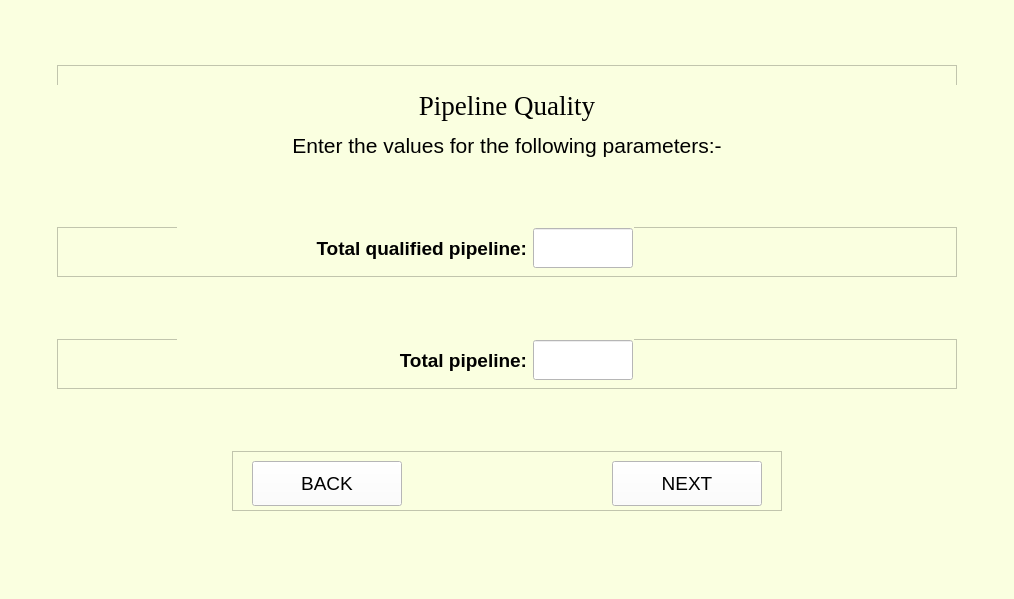
<?xml version="1.0" encoding="UTF-8"?>
<ui version="4.0">
 <class>MainWindow</class>
 <widget class="QMainWindow" name="MainWindow">
  <property name="geometry">
   <rect>
    <x>0</x>
    <y>0</y>
    <width>1014</width>
    <height>599</height>
   </rect>
  </property>
  <property name="sizePolicy">
   <sizepolicy hsizetype="Expanding" vsizetype="Expanding">
    <horstretch>0</horstretch>
    <verstretch>0</verstretch>
   </sizepolicy>
  </property>
  <property name="mouseTracking">
   <bool>false</bool>
  </property>
  <property name="windowTitle">
   <string>MainWindow</string>
  </property>
  <property name="styleSheet">
   <string notr="true">background-color: rgb(250, 255, 224);</string>
  </property>
  <widget class="QWidget" name="centralwidget">
   <layout class="QVBoxLayout" name="verticalLayout">
    <item alignment="Qt::AlignHCenter">
     <widget class="QFrame" name="frame_12">
      <property name="minimumSize">
       <size>
        <width>900</width>
        <height>100</height>
       </size>
      </property>
      <property name="maximumSize">
       <size>
        <width>900</width>
        <height>100</height>
       </size>
      </property>
      <property name="frameShape">
       <enum>QFrame::StyledPanel</enum>
      </property>
      <property name="frameShadow">
       <enum>QFrame::Raised</enum>
      </property>
      <widget class="QLabel" name="heading">
       <property name="geometry">
        <rect>
         <x>0</x>
         <y>20</y>
         <width>900</width>
         <height>40</height>
        </rect>
       </property>
       <property name="sizePolicy">
        <sizepolicy hsizetype="Preferred" vsizetype="Preferred">
         <horstretch>0</horstretch>
         <verstretch>0</verstretch>
        </sizepolicy>
       </property>
       <property name="minimumSize">
        <size>
         <width>900</width>
         <height>40</height>
        </size>
       </property>
       <property name="maximumSize">
        <size>
         <width>16777215</width>
         <height>16777215</height>
        </size>
       </property>
       <property name="font">
        <font>
         <family>Times New Roman</family>
         <pointsize>20</pointsize>
         <weight>50</weight>
         <italic>false</italic>
         <bold>false</bold>
        </font>
       </property>
       <property name="styleSheet">
        <string notr="true"/>
       </property>
       <property name="text">
        <string>Pipeline Quality</string>
       </property>
       <property name="alignment">
        <set>Qt::AlignCenter</set>
       </property>
       <property name="wordWrap">
        <bool>false</bool>
       </property>
      </widget>
      <widget class="QLabel" name="abilityLabel">
       <property name="geometry">
        <rect>
         <x>0</x>
         <y>60</y>
         <width>900</width>
         <height>40</height>
        </rect>
       </property>
       <property name="sizePolicy">
        <sizepolicy hsizetype="Preferred" vsizetype="Preferred">
         <horstretch>0</horstretch>
         <verstretch>0</verstretch>
        </sizepolicy>
       </property>
       <property name="minimumSize">
        <size>
         <width>900</width>
         <height>40</height>
        </size>
       </property>
       <property name="maximumSize">
        <size>
         <width>16777215</width>
         <height>16777215</height>
        </size>
       </property>
       <property name="font">
        <font>
         <family>Arial</family>
         <pointsize>16</pointsize>
         <weight>50</weight>
         <italic>false</italic>
         <bold>false</bold>
        </font>
       </property>
       <property name="styleSheet">
        <string notr="true"/>
       </property>
       <property name="text">
        <string>Enter the values for the following parameters:-</string>
       </property>
       <property name="alignment">
        <set>Qt::AlignCenter</set>
       </property>
       <property name="wordWrap">
        <bool>false</bool>
       </property>
      </widget>
     </widget>
    </item>
    <item alignment="Qt::AlignHCenter">
     <widget class="QFrame" name="frame_5">
      <property name="minimumSize">
       <size>
        <width>900</width>
        <height>50</height>
       </size>
      </property>
      <property name="maximumSize">
       <size>
        <width>900</width>
        <height>50</height>
       </size>
      </property>
      <property name="frameShape">
       <enum>QFrame::StyledPanel</enum>
      </property>
      <property name="frameShadow">
       <enum>QFrame::Raised</enum>
      </property>
      <widget class="QWidget" name="layoutWidget_2">
       <property name="geometry">
        <rect>
         <x>120</x>
         <y>0</y>
         <width>457</width>
         <height>42</height>
        </rect>
       </property>
       <layout class="QGridLayout" name="gridLayout_5">
        <item row="0" column="0">
         <widget class="QLabel" name="label_qualified_pipeline">
          <property name="sizePolicy">
           <sizepolicy hsizetype="Preferred" vsizetype="Preferred">
            <horstretch>0</horstretch>
            <verstretch>0</verstretch>
           </sizepolicy>
          </property>
          <property name="minimumSize">
           <size>
            <width>350</width>
            <height>40</height>
           </size>
          </property>
          <property name="maximumSize">
           <size>
            <width>350</width>
            <height>40</height>
           </size>
          </property>
          <property name="font">
           <font>
            <family>Arial</family>
            <pointsize>14</pointsize>
            <weight>75</weight>
            <italic>false</italic>
            <bold>true</bold>
           </font>
          </property>
          <property name="styleSheet">
           <string notr="true"/>
          </property>
          <property name="text">
           <string>Total qualified pipeline:</string>
          </property>
          <property name="alignment">
           <set>Qt::AlignRight|Qt::AlignTrailing|Qt::AlignVCenter</set>
          </property>
          <property name="wordWrap">
           <bool>false</bool>
          </property>
         </widget>
        </item>
        <item row="0" column="1">
         <widget class="QLineEdit" name="qualified_pipeline">
          <property name="sizePolicy">
           <sizepolicy hsizetype="Preferred" vsizetype="Preferred">
            <horstretch>0</horstretch>
            <verstretch>0</verstretch>
           </sizepolicy>
          </property>
          <property name="minimumSize">
           <size>
            <width>100</width>
            <height>40</height>
           </size>
          </property>
          <property name="maximumSize">
           <size>
            <width>100</width>
            <height>40</height>
           </size>
          </property>
          <property name="font">
           <font>
            <family>Arial</family>
            <pointsize>12</pointsize>
            <weight>50</weight>
            <italic>false</italic>
            <bold>false</bold>
           </font>
          </property>
          <property name="styleSheet">
           <string notr="true">background-color: rgb(255, 255, 255);</string>
          </property>
          <property name="text">
           <string/>
          </property>
          <property name="alignment">
           <set>Qt::AlignLeading|Qt::AlignLeft|Qt::AlignVCenter</set>
          </property>
         </widget>
        </item>
       </layout>
      </widget>
     </widget>
    </item>
    <item alignment="Qt::AlignHCenter">
     <widget class="QFrame" name="frame_6">
      <property name="minimumSize">
       <size>
        <width>900</width>
        <height>50</height>
       </size>
      </property>
      <property name="maximumSize">
       <size>
        <width>900</width>
        <height>50</height>
       </size>
      </property>
      <property name="frameShape">
       <enum>QFrame::StyledPanel</enum>
      </property>
      <property name="frameShadow">
       <enum>QFrame::Raised</enum>
      </property>
      <widget class="QWidget" name="layoutWidget">
       <property name="geometry">
        <rect>
         <x>120</x>
         <y>0</y>
         <width>457</width>
         <height>42</height>
        </rect>
       </property>
       <layout class="QGridLayout" name="gridLayout_2">
        <item row="0" column="0">
         <widget class="QLabel" name="label_total_pipeline">
          <property name="sizePolicy">
           <sizepolicy hsizetype="Preferred" vsizetype="Preferred">
            <horstretch>0</horstretch>
            <verstretch>0</verstretch>
           </sizepolicy>
          </property>
          <property name="minimumSize">
           <size>
            <width>350</width>
            <height>40</height>
           </size>
          </property>
          <property name="maximumSize">
           <size>
            <width>350</width>
            <height>40</height>
           </size>
          </property>
          <property name="font">
           <font>
            <family>Arial</family>
            <pointsize>14</pointsize>
            <weight>75</weight>
            <italic>false</italic>
            <bold>true</bold>
           </font>
          </property>
          <property name="styleSheet">
           <string notr="true"/>
          </property>
          <property name="text">
           <string>Total pipeline:</string>
          </property>
          <property name="alignment">
           <set>Qt::AlignRight|Qt::AlignTrailing|Qt::AlignVCenter</set>
          </property>
          <property name="wordWrap">
           <bool>false</bool>
          </property>
         </widget>
        </item>
        <item row="0" column="1">
         <widget class="QLineEdit" name="total_pipeline">
          <property name="sizePolicy">
           <sizepolicy hsizetype="Preferred" vsizetype="Preferred">
            <horstretch>0</horstretch>
            <verstretch>0</verstretch>
           </sizepolicy>
          </property>
          <property name="minimumSize">
           <size>
            <width>100</width>
            <height>40</height>
           </size>
          </property>
          <property name="maximumSize">
           <size>
            <width>100</width>
            <height>40</height>
           </size>
          </property>
          <property name="font">
           <font>
            <family>Arial</family>
            <pointsize>12</pointsize>
            <weight>50</weight>
            <italic>false</italic>
            <bold>false</bold>
           </font>
          </property>
          <property name="styleSheet">
           <string notr="true">background-color: rgb(255, 255, 255);</string>
          </property>
          <property name="text">
           <string/>
          </property>
          <property name="alignment">
           <set>Qt::AlignLeading|Qt::AlignLeft|Qt::AlignVCenter</set>
          </property>
         </widget>
        </item>
       </layout>
      </widget>
     </widget>
    </item>
    <item alignment="Qt::AlignHCenter">
     <widget class="QFrame" name="frame_9">
      <property name="minimumSize">
       <size>
        <width>550</width>
        <height>60</height>
       </size>
      </property>
      <property name="maximumSize">
       <size>
        <width>550</width>
        <height>60</height>
       </size>
      </property>
      <property name="frameShape">
       <enum>QFrame::StyledPanel</enum>
      </property>
      <property name="frameShadow">
       <enum>QFrame::Raised</enum>
      </property>
      <widget class="QPushButton" name="backButton">
       <property name="geometry">
        <rect>
         <x>20</x>
         <y>10</y>
         <width>150</width>
         <height>45</height>
        </rect>
       </property>
       <property name="sizePolicy">
        <sizepolicy hsizetype="Preferred" vsizetype="Preferred">
         <horstretch>0</horstretch>
         <verstretch>0</verstretch>
        </sizepolicy>
       </property>
       <property name="minimumSize">
        <size>
         <width>150</width>
         <height>45</height>
        </size>
       </property>
       <property name="maximumSize">
        <size>
         <width>150</width>
         <height>45</height>
        </size>
       </property>
       <property name="font">
        <font>
         <family>Arial</family>
         <pointsize>14</pointsize>
        </font>
       </property>
       <property name="styleSheet">
        <string notr="true">background-color:rgb(255, 255, 255)</string>
       </property>
       <property name="text">
        <string>BACK</string>
       </property>
      </widget>
      <widget class="QPushButton" name="nextButton">
       <property name="enabled">
        <bool>true</bool>
       </property>
       <property name="geometry">
        <rect>
         <x>380</x>
         <y>10</y>
         <width>150</width>
         <height>45</height>
        </rect>
       </property>
       <property name="sizePolicy">
        <sizepolicy hsizetype="Preferred" vsizetype="Preferred">
         <horstretch>0</horstretch>
         <verstretch>0</verstretch>
        </sizepolicy>
       </property>
       <property name="minimumSize">
        <size>
         <width>150</width>
         <height>45</height>
        </size>
       </property>
       <property name="maximumSize">
        <size>
         <width>150</width>
         <height>45</height>
        </size>
       </property>
       <property name="palette">
        <palette>
         <active>
          <colorrole role="Button">
           <brush brushstyle="SolidPattern">
            <color alpha="255">
             <red>255</red>
             <green>255</green>
             <blue>255</blue>
            </color>
           </brush>
          </colorrole>
          <colorrole role="Base">
           <brush brushstyle="SolidPattern">
            <color alpha="255">
             <red>255</red>
             <green>255</green>
             <blue>255</blue>
            </color>
           </brush>
          </colorrole>
          <colorrole role="Window">
           <brush brushstyle="SolidPattern">
            <color alpha="255">
             <red>255</red>
             <green>255</green>
             <blue>255</blue>
            </color>
           </brush>
          </colorrole>
          <colorrole role="Link">
           <brush brushstyle="SolidPattern">
            <color alpha="255">
             <red>6</red>
             <green>22</green>
             <blue>255</blue>
            </color>
           </brush>
          </colorrole>
         </active>
         <inactive>
          <colorrole role="Button">
           <brush brushstyle="SolidPattern">
            <color alpha="255">
             <red>255</red>
             <green>255</green>
             <blue>255</blue>
            </color>
           </brush>
          </colorrole>
          <colorrole role="Base">
           <brush brushstyle="SolidPattern">
            <color alpha="255">
             <red>255</red>
             <green>255</green>
             <blue>255</blue>
            </color>
           </brush>
          </colorrole>
          <colorrole role="Window">
           <brush brushstyle="SolidPattern">
            <color alpha="255">
             <red>255</red>
             <green>255</green>
             <blue>255</blue>
            </color>
           </brush>
          </colorrole>
          <colorrole role="Link">
           <brush brushstyle="SolidPattern">
            <color alpha="255">
             <red>6</red>
             <green>22</green>
             <blue>255</blue>
            </color>
           </brush>
          </colorrole>
         </inactive>
         <disabled>
          <colorrole role="Button">
           <brush brushstyle="SolidPattern">
            <color alpha="255">
             <red>255</red>
             <green>255</green>
             <blue>255</blue>
            </color>
           </brush>
          </colorrole>
          <colorrole role="Base">
           <brush brushstyle="SolidPattern">
            <color alpha="255">
             <red>255</red>
             <green>255</green>
             <blue>255</blue>
            </color>
           </brush>
          </colorrole>
          <colorrole role="Window">
           <brush brushstyle="SolidPattern">
            <color alpha="255">
             <red>255</red>
             <green>255</green>
             <blue>255</blue>
            </color>
           </brush>
          </colorrole>
          <colorrole role="Link">
           <brush brushstyle="SolidPattern">
            <color alpha="255">
             <red>6</red>
             <green>22</green>
             <blue>255</blue>
            </color>
           </brush>
          </colorrole>
         </disabled>
        </palette>
       </property>
       <property name="font">
        <font>
         <family>Arial</family>
         <pointsize>14</pointsize>
        </font>
       </property>
       <property name="mouseTracking">
        <bool>false</bool>
       </property>
       <property name="acceptDrops">
        <bool>true</bool>
       </property>
       <property name="autoFillBackground">
        <bool>false</bool>
       </property>
       <property name="styleSheet">
        <string notr="true">background-color:rgb(255, 255, 255)</string>
       </property>
       <property name="text">
        <string>NEXT</string>
       </property>
       <property name="checkable">
        <bool>false</bool>
       </property>
       <property name="autoExclusive">
        <bool>false</bool>
       </property>
       <property name="autoDefault">
        <bool>true</bool>
       </property>
       <property name="default">
        <bool>false</bool>
       </property>
       <property name="flat">
        <bool>false</bool>
       </property>
      </widget>
     </widget>
    </item>
   </layout>
  </widget>
  <widget class="QMenuBar" name="menubar">
   <property name="geometry">
    <rect>
     <x>0</x>
     <y>0</y>
     <width>1014</width>
     <height>21</height>
    </rect>
   </property>
  </widget>
  <widget class="QStatusBar" name="statusbar"/>
 </widget>
 <resources/>
 <connections/>
</ui>
